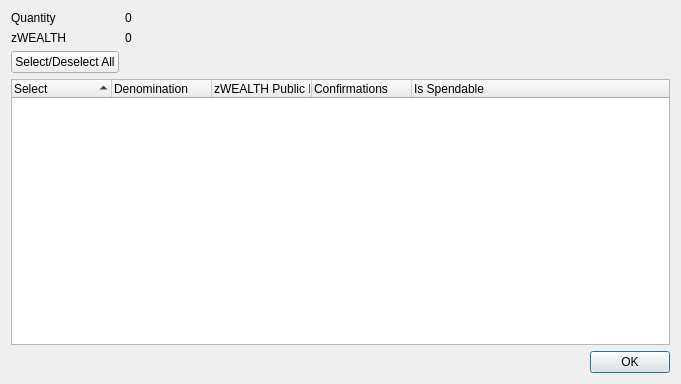
<?xml version="1.0" encoding="UTF-8"?>
<ui version="4.0">
 <class>ZWEALTHSILOControlDialog</class>
 <widget class="QDialog" name="ZWEALTHSILOControlDialog">
  <property name="geometry">
   <rect>
    <x>0</x>
    <y>0</y>
    <width>681</width>
    <height>384</height>
   </rect>
  </property>
  <property name="minimumSize">
   <size>
    <width>681</width>
    <height>384</height>
   </size>
  </property>
  <property name="windowTitle">
   <string>Select zWEALTH to Spend</string>
  </property>
  <layout class="QGridLayout" name="gridLayout">
   <item row="0" column="0">
    <layout class="QFormLayout" name="formLayout">
     <property name="sizeConstraint">
      <enum>QLayout::SetDefaultConstraint</enum>
     </property>
     <item row="0" column="0">
      <widget class="QLabel" name="labelQuantity">
       <property name="text">
        <string>Quantity</string>
       </property>
      </widget>
     </item>
     <item row="0" column="1">
      <widget class="QLabel" name="labelQuantity_int">
       <property name="text">
        <string>0</string>
       </property>
      </widget>
     </item>
     <item row="1" column="0">
      <widget class="QLabel" name="labelZWEALTHSILO">
       <property name="text">
        <string>zWEALTH</string>
       </property>
      </widget>
     </item>
     <item row="1" column="1">
      <widget class="QLabel" name="labelZWEALTHSILO_int">
       <property name="text">
        <string>0</string>
       </property>
      </widget>
     </item>
     <item row="2" column="0">
      <widget class="QPushButton" name="pushButtonAll">
       <property name="text">
        <string>Select/Deselect All</string>
       </property>
      </widget>
     </item>
    </layout>
   </item>
   <item row="1" column="0">
    <layout class="QVBoxLayout" name="verticalLayout">
     <item>
      <widget class="QTreeWidget" name="treeWidget">
       <property name="minimumSize">
        <size>
         <width>0</width>
         <height>250</height>
        </size>
       </property>
       <property name="alternatingRowColors">
        <bool>true</bool>
       </property>
       <property name="sortingEnabled">
        <bool>true</bool>
       </property>
       <property name="columnCount">
        <number>5</number>
       </property>
       <attribute name="headerDefaultSectionSize">
        <number>100</number>
       </attribute>
       <column>
        <property name="text">
         <string notr="true">Select</string>
        </property>
       </column>
       <column>
        <property name="text">
         <string notr="true">Denomination</string>
        </property>
       </column>
       <column>
        <property name="text">
         <string notr="true">zWEALTH Public ID</string>
        </property>
       </column>
       <column>
        <property name="text">
         <string notr="true">Confirmations</string>
        </property>
       </column>
       <column>
        <property name="text">
         <string>Is Spendable</string>
        </property>
       </column>
      </widget>
     </item>
     <item>
      <widget class="QDialogButtonBox" name="buttonBox">
       <property name="orientation">
        <enum>Qt::Horizontal</enum>
       </property>
       <property name="standardButtons">
        <set>QDialogButtonBox::Ok</set>
       </property>
      </widget>
     </item>
    </layout>
   </item>
  </layout>
 </widget>
 <resources/>
 <connections>
  <connection>
   <sender>buttonBox</sender>
   <signal>accepted()</signal>
   <receiver>ZWEALTHSILOControlDialog</receiver>
   <slot>accept()</slot>
   <hints>
    <hint type="sourcelabel">
     <x>248</x>
     <y>254</y>
    </hint>
    <hint type="destinationlabel">
     <x>157</x>
     <y>274</y>
    </hint>
   </hints>
  </connection>
  <connection>
   <sender>buttonBox</sender>
   <signal>rejected()</signal>
   <receiver>ZWEALTHSILOControlDialog</receiver>
   <slot>reject()</slot>
   <hints>
    <hint type="sourcelabel">
     <x>316</x>
     <y>260</y>
    </hint>
    <hint type="destinationlabel">
     <x>286</x>
     <y>274</y>
    </hint>
   </hints>
  </connection>
 </connections>
</ui>
